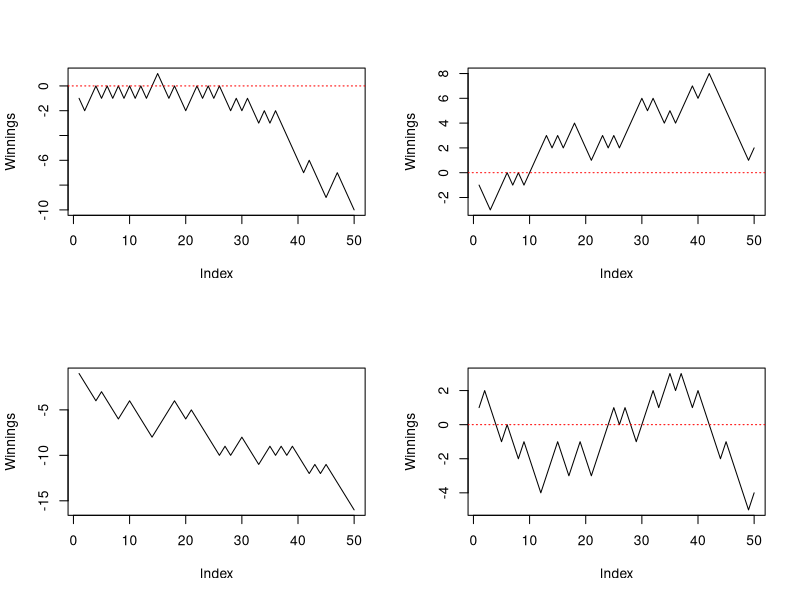

Source code (R): (Note: this script raises an error after producing the figure.)
## ---- chunk 1
set.seed(1212)

# how many tosses?
number_of_tosses = 50

# simulate n tosses
# 1 = head, -1 = tail
(tosses <- sample(c(1, -1), size = number_of_tosses, replace = TRUE, prob = c(.5, .5)))
## ---- chunk 2
library(purrr)

# convert game to a function
new_game <- function(n = 1) {
  tosses = sample(c(1, -1),
                   size = n,
                   replace = TRUE,
                   prob = c(.5, .5))
}

# progress of 4 different games
par(mfrow = c(2, 2))
walk(1:4, ~ {
  plot(cumsum(new_game(number_of_tosses)), type = "l", ylab = "Winnings")  
  abline(h = 0, col = "red", lty = 3)
})
## ---- chunk 3
library(dplyr)
library(ggplot2)
library(ggthemes)

old <- theme_set(theme_tufte() + theme(text = element_text(family = "Menlo")))

# modify function above
new_game <- function(n = 1) {
  tosses = sample(c(1, -1),
                   size = n,
                   replace = TRUE,
                   prob = c(.5, .5))
  # return winnings
  sum(tosses)
}
# repeat many times
reps <- 10e3 %>% rerun(new_game(number_of_tosses)) %>% unlist()

# bind into data frame
reps %>%
    as_data_frame() %>%
    ggplot(aes(value)) +
    geom_histogram(binwidth = 1) +
    scale_x_discrete(limits = seq(-24, 24, 4))
## ---- chunk 4
# how many breakeven
length(which(reps == 0)) / length(reps)

# approx. form using binomial distribution
dbinom(25, size = 50, prob = 0.5) 
## ---- chunk 5
library(tidyr)

# modify function above
new_game <- function(n = 1) {
  tosses = sample(c(1, -1),
                   size = n,
                   replace = TRUE,
                   prob = c(.5, .5))
  # track progress
  cum.win = cumsum(tosses)
  # return
  list(final = sum(tosses), 
    leads = sum(cum.win > 0), 
    max = max(cum.win))
}
new_game(number_of_tosses)

# repeat
set.seed(1234)
reps <- 10e3 %>% rerun(new_game(number_of_tosses))

reps %>%
    bind_rows() %>%
    # collapse columns into one
    gather(var, val) %>%
    ggplot(aes(val)) +
    geom_histogram(binwidth = 1) +
    facet_wrap(~ var, ncol = 1,
               labeller = labeller(
                   var = c(final = "Final Winnings",
                           leads = "# Leadings",
                           max = "Max Fortunate")
               )) +
    labs(x = "", y  = "")
